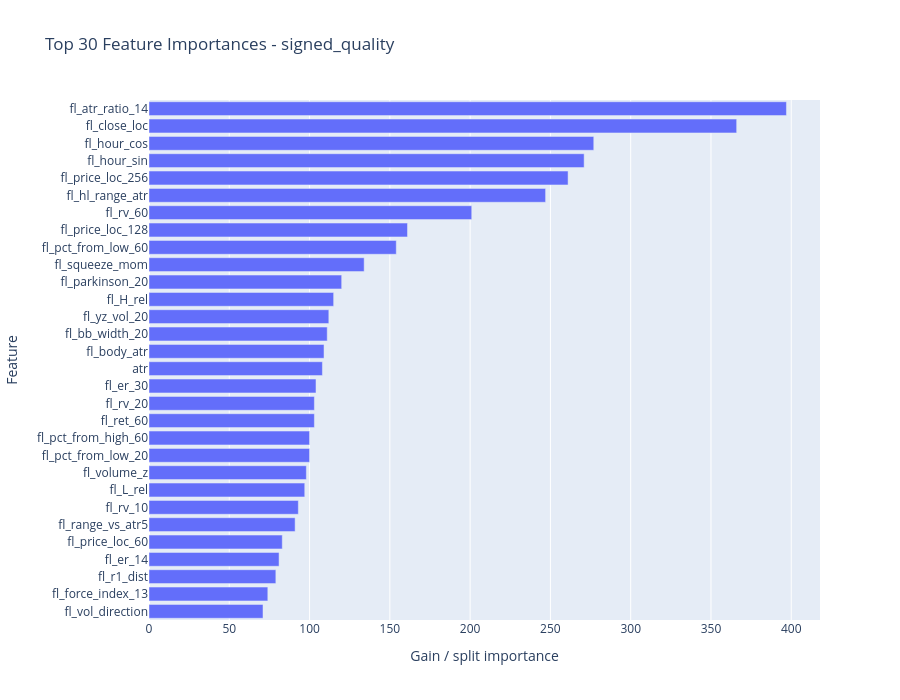

Write notebook code for a chart like this one.
### Code cell
# Model importance snapshot for the primary deployment model
importance_df = pd.DataFrame({
    "feature": features,
    "importance": final_models[PRIMARY_TARGET].feature_importances_,
}).sort_values("importance", ascending=False).reset_index(drop=True)

display(importance_df.head(30))

fig = go.Figure(go.Bar(
    x=importance_df.head(30)["importance"][::-1],
    y=importance_df.head(30)["feature"][::-1],
    orientation="h",
))
fig.update_layout(
    title=f"Top 30 Feature Importances - {PRIMARY_TARGET}",
    height=700,
    xaxis_title="Gain / split importance",
    yaxis_title="Feature",
)
fig.show()

### Figure 1 — Plotly figure (JSON) as saved in the notebook; plotly's stock layout.template omitted (floating-point values rounded to 4 significant figures)
{"data": [{"orientation": "h", "type": "bar", "x": [71, 74, 79, 81, 83, 91, 93, 97, 98, 100, 100, 103, 103, 104, 108, 109, 111, 112, 115, 120, 134, 154, 161, 201, 247, 261, 271, 277, 366, 397], "y": ["fl_vol_direction", "fl_force_index_13", "fl_r1_dist", "fl_er_14", "fl_price_loc_60", "fl_range_vs_atr5", "fl_rv_10", "fl_L_rel", "fl_volume_z", "fl_pct_from_low_20", "fl_pct_from_high_60", "fl_ret_60", "fl_rv_20", "fl_er_30", "atr", "fl_body_atr", "fl_bb_width_20", "fl_yz_vol_20", "fl_H_rel", "fl_parkinson_20", "fl_squeeze_mom", "fl_pct_from_low_60", "fl_price_loc_128", "fl_rv_60", "fl_hl_range_atr", "fl_price_loc_256", "fl_hour_sin", "fl_hour_cos", "fl_close_loc", "fl_atr_ratio_14"]}], "layout": {"height": 700, "title": {"text": "Top 30 Feature Importances - signed_quality"}, "xaxis": {"title": {"text": "Gain / split importance"}}, "yaxis": {"title": {"text": "Feature"}}}}
